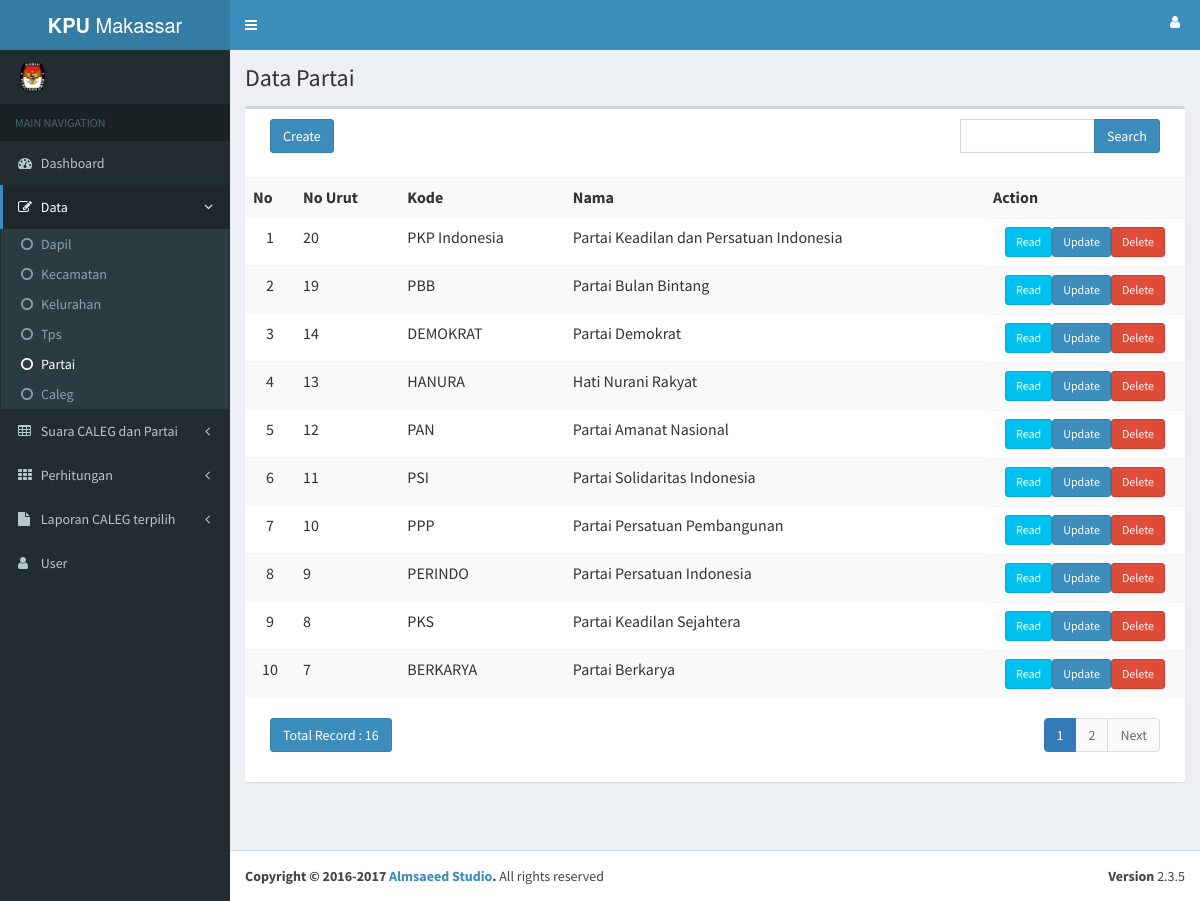
The app's page /index.php/tb_partai with its own data.
### tables this page shows
CREATE TABLE `tb_partai` (
  `id` int(11) NOT NULL AUTO_INCREMENT,
  `no_urut` int(2) DEFAULT NULL,
  `kode` varchar(20) DEFAULT NULL,
  `nama` varchar(50) DEFAULT NULL,
  PRIMARY KEY (`id`) USING BTREE
);

### application/controllers/Tb_partai.php (called while the page is built, shortened)
<?php
class Tb_partai extends CI_Controller
{
    function __construct()
    {
        $this->load->model('Tb_partai_model');
        $this->load->library('form_validation');
    }
    public function index()
    {
        $q = urldecode($this->input->get('q', TRUE));
        $start = intval($this->input->get('start'));
        if ($q <> '') {
            $config['base_url'] = base_url() . 'tb_partai/index?q=' . urlencode($q);
            $config['first_url'] = base_url() . 'tb_partai/index?q=' . urlencode($q);
        } else {
            $config['base_url'] = base_url() . 'tb_partai/index';
            $config['first_url'] = base_url() . 'tb_partai/index';
        }
        $config['per_page'] = 10;
        $config['page_query_string'] = TRUE;
        $config['total_rows'] = $this->Tb_partai_model->total_rows($q);
        $tb_partai = $this->Tb_partai_model->get_limit_data($config['per_page'], $start, $q);
        $this->load->library('pagination');
        $this->pagination->initialize($config);
        $data = array(
            'tb_partai_data' => $tb_partai,
            'q' => $q,
            'pagination' => $this->pagination->create_links(),
            'total_rows' => $config['total_rows'],
            'start' => $start,
        );
        $this->load->view('tb_partai/tb_partai_list', $data);
    }
}

### index.php (called while the page is built, shortened)
<?php
require_once BASEPATH.'core/CodeIgniter.php';

### application/config/config.php (called while the page is built, shortened)
<?php
$root	= "http://".$_SERVER['HTTP_HOST'];
$root	.= str_replace(basename($_SERVER['SCRIPT_NAME']),"",$_SERVER['SCRIPT_NAME']);
$config['base_url']	= "$root";
$config['index_page'] = '';
$config['uri_protocol']	= 'REQUEST_URI';
$config['url_suffix'] = '';
$config['language']	= 'english';
$config['charset'] = 'UTF-8';
$config['enable_hooks'] = FALSE;
$config['subclass_prefix'] = 'MY_';
$config['composer_autoload'] = 'vendor/autoload.php';
$config['permitted_uri_chars'] = 'a-z 0-9~%.:_\-';
$config['enable_query_strings'] = FALSE;
$config['controller_trigger'] = 'c';
$config['function_trigger'] = 'm';
$config['directory_trigger'] = 'd';
$config['allow_get_array'] = TRUE;
$config['log_threshold'] = 0;
$config['log_path'] = '';
$config['log_file_extension'] = '';
$config['log_file_permissions'] = 0644;
$config['log_date_format'] = 'Y-m-d H:i:s';
$config['error_views_path'] = '';
$config['cache_path'] = '';
$config['cache_query_string'] = FALSE;
$config['encryption_key'] = '';
$config['sess_driver'] = 'files';
$config['sess_cookie_name'] = 'ci_session';
$config['sess_expiration'] = 7200;
$config['sess_save_path'] = NULL;
$config['sess_match_ip'] = FALSE;
$config['sess_time_to_update'] = 300;
$config['sess_regenerate_destroy'] = FALSE;
$config['cookie_prefix']	= '';
$config['cookie_domain']	= '';
$config['cookie_path']		= '/';
$config['cookie_secure']	= FALSE;
$config['cookie_httponly'] 	= FALSE;
$config['standardize_newlines'] = FALSE;
$config['global_xss_filtering'] = FALSE;
$config['csrf_protection'] = FALSE;
$config['csrf_token_name'] = 'csrf_test_name';
$config['csrf_cookie_name'] = 'csrf_cookie_name';
$config['csrf_expire'] = 7200;
$config['csrf_regenerate'] = TRUE;
$config['csrf_exclude_uris'] = array();
$config['compress_output'] = FALSE;
$config['time_reference'] = 'local';
$config['rewrite_short_tags'] = FALSE;
$config['proxy_ips'] = '';

### application/models/Tb_partai_model.php (called while the page is built, shortened)
<?php
class Tb_partai_model extends CI_Model
{
    public $table = 'tb_partai';
    public $id = 'id';
    public $order = 'DESC';
    function total_rows($q = NULL) {
        $this->db->like('id', $q);
	$this->db->or_like('no_urut', $q);
	$this->db->or_like('kode', $q);
	$this->db->or_like('nama', $q);
	$this->db->from($this->table);
        return $this->db->count_all_results();
    }
    function get_limit_data($limit, $start = 0, $q = NULL) {
        $this->db->order_by($this->id, $this->order);
        $this->db->like('id', $q);
	$this->db->or_like('no_urut', $q);
	$this->db->or_like('kode', $q);
	$this->db->or_like('nama', $q);
	$this->db->limit($limit, $start);
        return $this->db->get($this->table)->result();
    }
}

### application/views/tb_partai/tb_partai_list.php (the view, shortened to what this page needs)
  <div class="content-wrapper">
    <section class="content-header">
      <h1>Data Partai</h1>
    </section>
    <section class="content">
          <div class="row">
            <div class="col-xs-12">
              <div class="box">
                <div class="box-header">
                    <div class="col-md-4">
                        <?php echo anchor(site_url('tb_partai/create'),'Create', 'class="btn btn-primary"'); ?>
                    </div>
                    <div class="col-md-4 text-center">
                    </div>
                    <div class="col-md-1 text-right">
                    </div>
                    <div class="col-md-3 text-right">
                        <form action="<?php echo site_url('tb_partai/index'); ?>" class="form-inline" method="get">
                            <div class="input-group">
                                <input type="text" class="form-control" name="q" value="<?php echo $q; ?>">
                                <span class="input-group-btn">
                                  <button class="btn btn-primary" type="submit">Search</button>
                                </span>
                            </div>
                        </form>
                    </div>
                </div>
                <table class="table table-striped table-hover" style="margin-bottom: 10px">
                    <tr>
                        <th align="center">No</th>
                		<th>No Urut</th>
                		<th>Kode</th>
                		<th>Nama</th>
                		<th width="200px">Action</th>
                    </tr><?php
                    foreach ($tb_partai_data as $tb_partai)
                    {
                        ?>
                    <tr>
            			<td align="center" width="50px"><?php echo ++$start ?></td>
            			<td><?php echo $tb_partai->no_urut ?></td>
            			<td><?php echo $tb_partai->kode ?></td>
            			<td><?php echo $tb_partai->nama ?></td>
                        <td class="btn group" style="text-align:center" width="200px">
                            <?php
                                echo anchor(site_url('tb_partai/read/'.$tb_partai->id),'Read',array('class'=>'btn btn-info btn-sm'));
                                echo anchor(site_url('tb_partai/update/'.$tb_partai->id),'Update',array('class'=>'btn btn-primary btn-sm'));
                                echo anchor(site_url('tb_partai/delete/'.$tb_partai->id),'Delete',array('class'=>'btn btn-danger btn-sm'),'onclick="javasciprt: return confirm(\'Are You Sure ?\')"');
                                ?>
                        </td>
            		</tr>
                            <?php
                        }
                        ?>
                </table>
                <div class="box-header">
                    <div class="col-md-6">
                        <a href="#" class="btn btn-primary">Total Record : <?php echo $total_rows ?></a>
                    </div>
                    <div class="col-md-6 text-right">
                        <?php echo $pagination ?>
                    </div>
                </div>
            </div>
        </div>
    </section>
</div>

### records on screen
tb_partai: no_urut "20", kode "PKP Indonesia", nama "Partai Keadilan dan Persatuan Indonesia", id "Read", id "Update", id "Delete"
tb_partai: no_urut "19", kode "PBB", nama "Partai Bulan Bintang", id "Read", id "Update", id "Delete"
tb_partai: no_urut "14", kode "DEMOKRAT", nama "Partai Demokrat", id "Read", id "Update", id "Delete"
tb_partai: no_urut "13", kode "HANURA", nama "Hati Nurani Rakyat", id "Read", id "Update", id "Delete"
tb_partai: no_urut "12", kode "PAN", nama "Partai Amanat Nasional", id "Read", id "Update", id "Delete"
tb_partai: no_urut "11", kode "PSI", nama "Partai Solidaritas Indonesia", id "Read", id "Update", id "Delete"
tb_partai: no_urut "10", kode "PPP", nama "Partai Persatuan Pembangunan", id "Read", id "Update", id "Delete"
tb_partai: no_urut "9", kode "PERINDO", nama "Partai Persatuan Indonesia", id "Read", id "Update", id "Delete"
tb_partai: no_urut "8", kode "PKS", nama "Partai Keadilan Sejahtera", id "Read", id "Update", id "Delete"
tb_partai: no_urut "7", kode "BERKARYA", nama "Partai Berkarya", id "Read", id "Update", id "Delete"

### other values on screen
$total_rows "16"
$pagination "1 2 Next"
